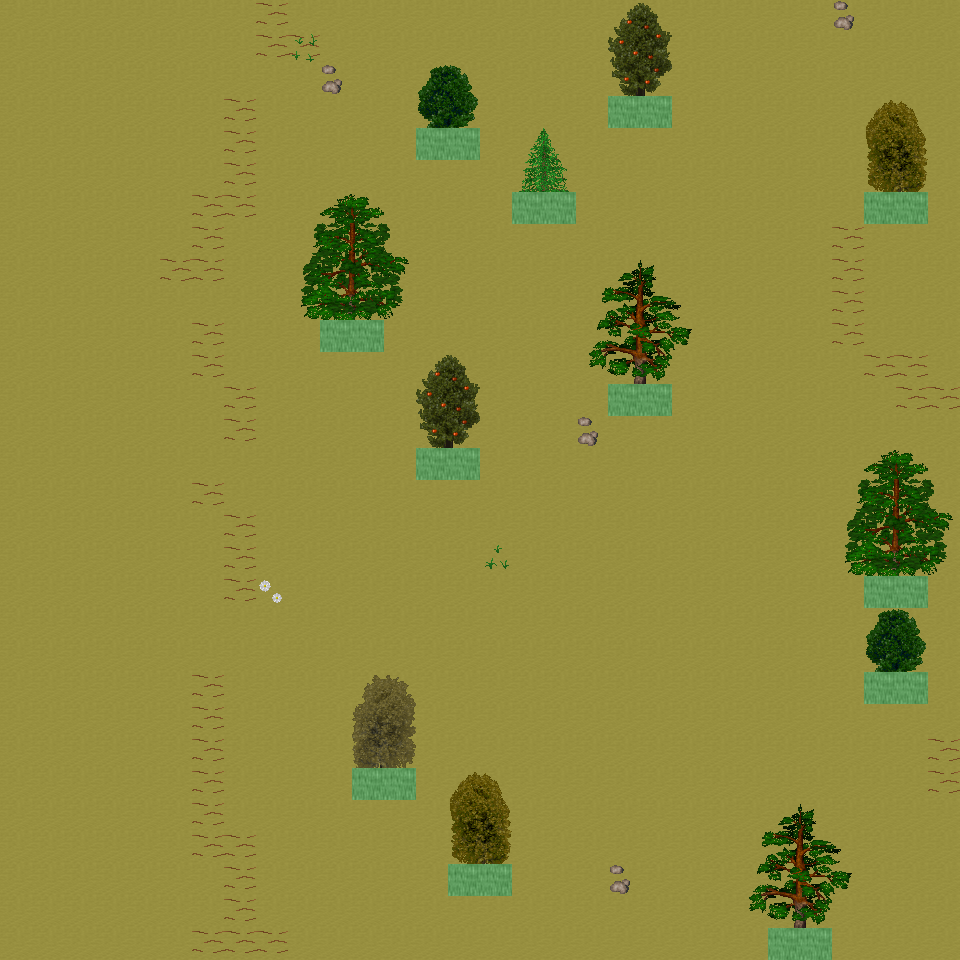

A level layout from a 2D game, rendered from its tile map. Below: a short description, then the map file with tile-grid data replaced by summaries:
An orthogonal 30x30 tile map with 32x32 px tiles, 6 tile layers (Ground, Object, Object2, Above, ...), 17 tilesets and 5 objects (5x mapExit).

<map version="1.0" orientation="orthogonal" renderorder="right-down" width="30" height="30" tilewidth="32" tileheight="32" nextobjectid="6">
  <tileset firstgid="1" name="tileset_ground_ground" tilewidth="32" tileheight="32" tilecount="33" columns="3">
    <image source="../drawable/tileset_ground_ground.png" width="96" height="352" />
  </tileset>
  <tileset firstgid="34" name="tileset_ground_rock_pebbles" tilewidth="32" tileheight="32" tilecount="3" columns="1">
    <image source="../drawable/tileset_ground_rock_pebbles.png" width="32" height="96" />
  </tileset>
  <tileset firstgid="37" name="tileset_ground_grass_edges" tilewidth="32" tileheight="32" tilecount="36" columns="12">
    <image source="../drawable/tileset_ground_grass_edges.png" width="384" height="96" />
  </tileset>
  <tileset firstgid="73" name="tileset_plant_flower_daisy_white" tilewidth="32" tileheight="32" tilecount="8" columns="2">
    <image source="../drawable/tileset_plant_flower_daisy_white.png" width="64" height="128" />
  </tileset>
  <tileset firstgid="81" name="tileset_ground_ridge_earth_dark" tilewidth="32" tileheight="32" tilecount="96" columns="12">
    <image source="../drawable/tileset_ground_ridge_earth_dark.png" width="384" height="256" />
  </tileset>
  <tileset firstgid="177" name="tileset_plant_grasses" tilewidth="32" tileheight="32" tilecount="6" columns="3">
    <image source="../drawable/tileset_plant_grasses.png" width="96" height="64" />
  </tileset>
  <tileset firstgid="183" name="tileset_ground_earth_edges" tilewidth="32" tileheight="32" tilecount="18" columns="6">
    <image source="../drawable/tileset_ground_earth_edges.png" width="192" height="96" />
  </tileset>
  <tileset firstgid="201" name="tileset_ground_pothole" tilewidth="32" tileheight="32" tilecount="4" columns="4">
    <image source="../drawable/tileset_ground_pothole.png" width="128" height="32" />
  </tileset>
  <tileset firstgid="205" name="tileset_item_statue_green_stone_3" tilewidth="32" tileheight="32" tilecount="3" columns="1">
    <image source="../drawable/tileset_item_statue_green_stone_3.png" width="32" height="96" />
  </tileset>
  <tileset firstgid="208" name="tileset_ground_rock_rocks_2" tilewidth="32" tileheight="32" tilecount="4" columns="2">
    <image source="../drawable/tileset_ground_rock_rocks_2.png" width="64" height="64" />
  </tileset>
  <tileset firstgid="212" name="tileset_logic_creature_animal" tilewidth="32" tileheight="32" tilecount="32" columns="8">
    <image source="../drawable/tileset_logic_creature_animal.png" width="256" height="128" />
  </tileset>
  <tileset firstgid="244" name="tileset_logic_collision" tilewidth="32" tileheight="32" tilecount="1" columns="1">
    <image source="../drawable/tileset_logic_collision.png" width="32" height="32" />
  </tileset>
  <tileset firstgid="245" name="tileset_plant_tree_taller_trees" tilewidth="32" tileheight="32" tilecount="32" columns="8">
    <image source="../drawable/tileset_plant_tree_taller_trees.png" width="256" height="128" />
  </tileset>
  <tileset firstgid="277" name="tileset_plant_tree_spruce" tilewidth="32" tileheight="32" tilecount="6" columns="2">
    <image source="../drawable/tileset_plant_tree_spruce.png" width="64" height="96" />
  </tileset>
  <tileset firstgid="283" name="tileset_plant_bush_bush_mult_colored" tilewidth="32" tileheight="32" tilecount="6" columns="3">
    <image source="../drawable/tileset_plant_bush_bush_mult_colored.png" width="96" height="64" />
  </tileset>
  <tileset firstgid="289" name="tileset_plant_tree_pine_tree" tilewidth="32" tileheight="32" tilecount="20" columns="4">
    <image source="../drawable/tileset_plant_tree_pine_tree.png" width="128" height="160" />
  </tileset>
  <tileset firstgid="309" name="tileset_plant_tree_pine_tree_1" tilewidth="32" tileheight="32" tilecount="20" columns="4">
    <image source="../drawable/tileset_plant_tree_pine_tree_1.png" width="128" height="160" />
  </tileset>
  <layer name="Ground" width="30" height="30">
    <data>[900 cells, 900 non-empty, 1 distinct tile ids]</data>
  </layer>
  <layer name="Object" width="30" height="30">
    <data>[900 cells, 69 non-empty, 17 distinct tile ids]</data>
  </layer>
  <layer name="Object2" width="30" height="30">
    <data>[900 cells, 3 non-empty, 3 distinct tile ids]</data>
  </layer>
  <layer name="Above" width="30" height="30">
    <data>[900 cells, 104 non-empty, 57 distinct tile ids]</data>
  </layer>
  <layer name="Above2" width="30" height="30">
    <data>[900 cells, 0 non-empty, 0 distinct tile ids]</data>
  </layer>
  <layer name="Walkable" width="30" height="30">
    <data>[900 cells, 24 non-empty, 1 distinct tile ids]</data>
  </layer>
  <objectgroup name="MapEvents">
    <object id="1" name="north" type="mapExit" x="0" y="0" width="960" height="32">
      <properties>
        <property name="map" value="level_0_x70_y60" />
        <property name="x" value="0" />
        <property name="y" value="28" />
      </properties>
    </object>
    <object id="2" name="south" type="mapExit" x="0" y="928" width="768" height="32">
      <properties>
        <property name="map" value="level_0_x70_y62" />
        <property name="x" value="0" />
        <property name="y" value="1" />
      </properties>
    </object>
    <object id="3" name="south2" type="mapExit" x="832" y="928" width="128" height="32">
      <properties>
        <property name="map" value="level_0_x70_y62" />
        <property name="x" value="26" />
        <property name="y" value="1" />
      </properties>
    </object>
    <object id="4" name="west" type="mapExit" x="0" y="0" width="32" height="960">
      <properties>
        <property name="map" value="level_0_x69_y61" />
        <property name="x" value="28" />
        <property name="y" value="0" />
      </properties>
    </object>
    <object id="5" name="east" type="mapExit" x="928" y="0" width="32" height="960">
      <properties>
        <property name="map" value="level_0_x71_y61" />
        <property name="x" value="1" />
        <property name="y" value="0" />
      </properties>
    </object>
  </objectgroup>
</map>
